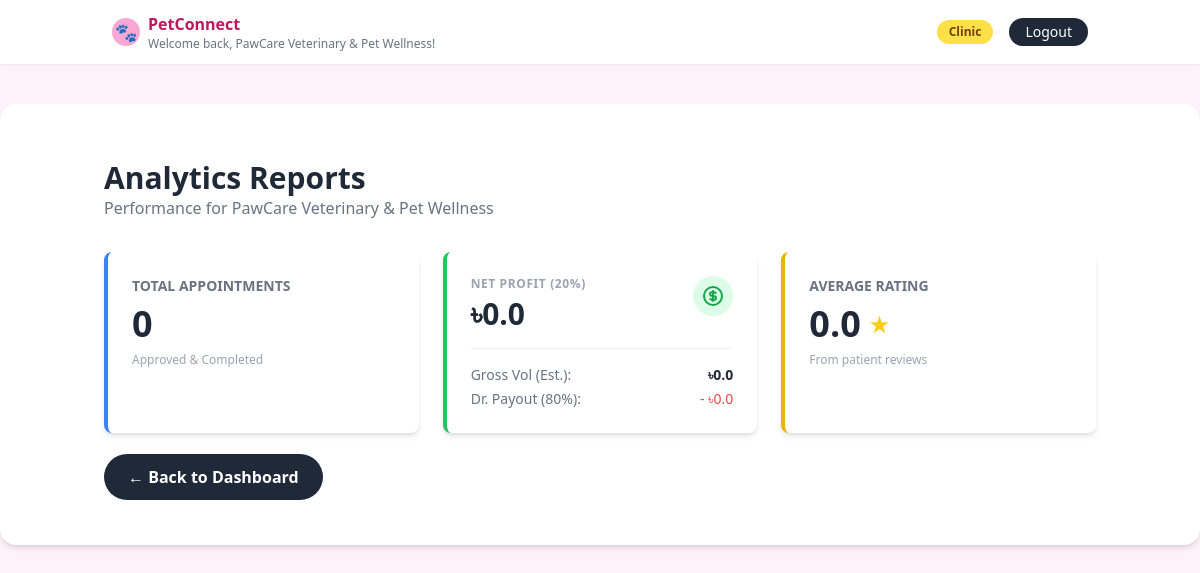
Screenshot of /clinic/reports (signed in) with the database file from the repository.
### tables this page shows
CREATE TABLE clinics (
    id INTEGER PRIMARY KEY AUTOINCREMENT,
    user_id INTEGER NOT NULL UNIQUE,
    name TEXT NOT NULL,
    license_number TEXT NOT NULL,
    email TEXT NOT NULL,
    contact_number TEXT NOT NULL,
    location TEXT NOT NULL,
    FOREIGN KEY (user_id) REFERENCES users(id)
);

### app.py (the view)
@app.route('/clinic/reports')
def clinic_reports():
    if "user_id" not in session or session.get("role") != "clinic":
        return redirect(url_for("login"))
    clinic = get_or_create_clinic_for_current_user()
    conn = get_db()
    total_appointments = conn.execute('''
        SELECT COUNT(*)
        FROM appointments a
        JOIN doctors d ON a.doctor_id = d.id
        WHERE d.clinic_id = ? AND a.status IN ('approved', 'completed')
    ''', (clinic['id'],)).fetchone()[0]
    raw_revenue = conn.execute('''
        SELECT SUM(d.base_fee)
        FROM appointments a
        JOIN doctors d ON a.doctor_id = d.id
        WHERE d.clinic_id = ? AND a.status IN ('approved', 'completed')
    ''', (clinic['id'],)).fetchone()[0]
    gross_revenue = raw_revenue if raw_revenue else 0.0
    clinic_commission = gross_revenue * 0.20  # 20% Profit
    doctor_payout = gross_revenue * 0.80      # 80% Payout
    gross_revenue = round(gross_revenue, 2)
    clinic_commission = round(clinic_commission, 2)
    doctor_payout = round(doctor_payout, 2)
    avg_rating = conn.execute('''
        SELECT AVG(a.rating)
        FROM appointments a
        JOIN doctors d ON a.doctor_id = d.id
        WHERE d.clinic_id = ? AND a.rating IS NOT NULL
    ''', (clinic['id'],)).fetchone()[0]
    average_rating = round(avg_rating, 1) if avg_rating else 0.0
    conn.close()
    return render_template('clinic_reports.html',
                           clinic=clinic,
                           total_appointments=total_appointments,
                           gross_revenue=gross_revenue,
                           clinic_commission=clinic_commission,
                           doctor_payout=doctor_payout,
                           average_rating=average_rating)

### app.py (called while the page is built, shortened)
def get_db():
    conn = sqlite3.connect(app.config["DATABASE"])
    conn.row_factory = sqlite3.Row
    return conn

def get_or_create_clinic_for_current_user():
    user_id = session.get("user_id")
    if not user_id:
        return None
    conn = get_db()
    cur = conn.cursor()
    clinic = cur.execute(
        "SELECT * FROM clinics WHERE user_id = ?", (user_id,)
    ).fetchone()
    conn.close()
    return clinic

### templates/clinic_reports.html (shortened to what this page needs)
{% extends "base.html" %}
{% block content %}
<div class="container mx-auto px-4 py-8">
    <div class="flex justify-between items-center mb-8">
        <div>
            <h2 class="text-3xl font-bold text-gray-800">Analytics Reports</h2>
            <p class="text-gray-500">Performance for {{ clinic['name'] }}</p>
        </div>
    </div>
    <div class="grid grid-cols-1 md:grid-cols-3 gap-6 mb-8">
        <div class="bg-white p-6 rounded-lg shadow-md border-l-4 border-blue-500">
            <h3 class="text-gray-500 text-sm font-bold uppercase mb-2">Total Appointments</h3>
            <p class="text-4xl font-bold text-gray-800">{{ total_appointments }}</p>
            <p class="text-xs text-gray-400 mt-2">Approved & Completed</p>
        </div>
        <div class="bg-white p-6 rounded-lg shadow-md border-l-4 border-green-500">
            <div class="flex justify-between items-start">
                <div>
                    <h3 class="text-xs font-semibold text-gray-400 uppercase tracking-wider">Net Profit (20%)</h3>
                    <p class="text-3xl font-bold text-gray-800 mt-1">৳{{ clinic_commission }}</p>
                </div>
                <div class="bg-green-100 p-2 rounded-full">
                </div>
            </div>
            <div class="mt-4 pt-4 border-t border-gray-100 text-sm space-y-1">
                <div class="flex justify-between">
                    <span class="text-gray-500">Gross Vol (Est.):</span>
                    <span class="font-semibold text-gray-800">৳{{ gross_revenue }}</span>
                </div>
                <div class="flex justify-between">
                    <span class="text-gray-500">Dr. Payout (80%):</span>
                    <span class="font-medium text-red-500">- ৳{{ doctor_payout }}</span>
                </div>
            </div>
        </div>
        <div class="bg-white p-6 rounded-lg shadow-md border-l-4 border-yellow-500">
            <h3 class="text-gray-500 text-sm font-bold uppercase mb-2">Average Rating</h3>
            <div class="flex items-center">
                <p class="text-4xl font-bold text-gray-800 mr-2">{{ average_rating }}</p>
                <span class="text-yellow-400 text-2xl">★</span>
            </div>
            <p class="text-xs text-gray-400 mt-2">From patient reviews</p>
        </div>
    </div>
    <div class="mt-8">
        <a href="{{ url_for('clinic_dashboard') }}" class="bg-gray-800 text-white px-6 py-3 rounded-full font-bold hover:bg-gray-700 transition">
            &larr; Back to Dashboard
        </a>
    </div>
</div>
{% endblock %}

### templates/base.html (shortened to what this page needs)
<!DOCTYPE html>
<html lang="en">
<head>
  <script src="https://cdn.tailwindcss.com"></script>
</head>
<body class="bg-pink-50">
  <header class="bg-white shadow-sm">
    <div class="max-w-5xl mx-auto px-6 py-3 flex items-center justify-between">
      <div class="flex items-center space-x-2">
        <div class="w-7 h-7 rounded-full bg-pink-300 flex items-center justify-center">
          <span class="text-white text-lg">🐾</span>
        </div>
        <div>
          <p class="font-semibold text-pink-700">PetConnect</p>
          {% if session.get('user_name') %}
            <p class="text-xs text-gray-500">Welcome back, {{ session.get('user_name') }}!</p>
          {% endif %}
        </div>
      </div>
      <nav class="flex items-center space-x-4 text-sm">
        {% if session.get('user_id') %}
          <span class="px-3 py-1 rounded-full bg-yellow-300 text-xs font-semibold text-yellow-900">
            {{ session.get('role')|capitalize }}
          </span>
          <a href="{{ url_for('logout') }}"
             class="px-4 py-1 rounded-full bg-gray-800 text-white text-sm hover:bg-black transition">
            Logout
          </a>
        {% endif %}
      </nav>
    </div>
  </header>
  <main class="min-h-screen">
    <div class="max-w-7xl mx-auto mt-10">
      <div class="bg-white rounded-2xl shadow-md px-8 py-6">
        {% block content %}{% endblock %}
      </div>
    </div>
  </main>
</body>
</html>

### rows the page displays
clinics: get "PawCare Veterinary & Pet Wellness", name "PawCare Veterinary & Pet Wellness"

### other values shown
{{ session.get('role')|capitalize }} "Clinic"
{{ total_appointments }} "0"
{{ clinic_commission }} "0.0"
{{ gross_revenue }} "0.0"
{{ doctor_payout }} "0.0"
{{ average_rating }} "0.0"
